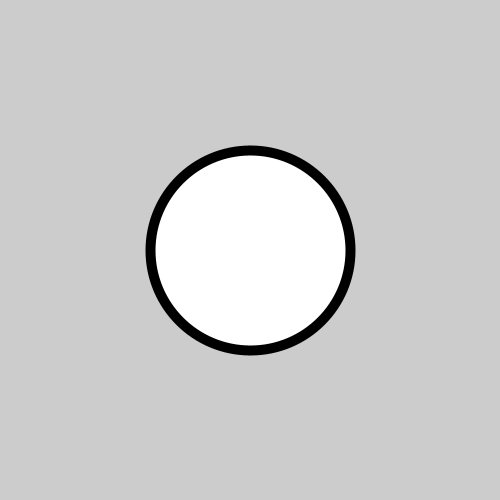
Frame 1 (no input)
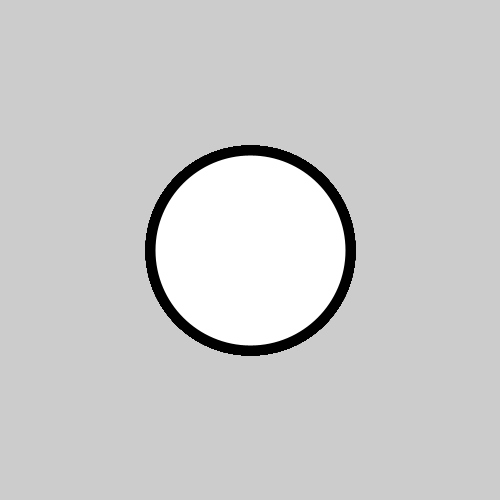
Frame 60 (the mouse pressed at the canvas centre just before this capture)
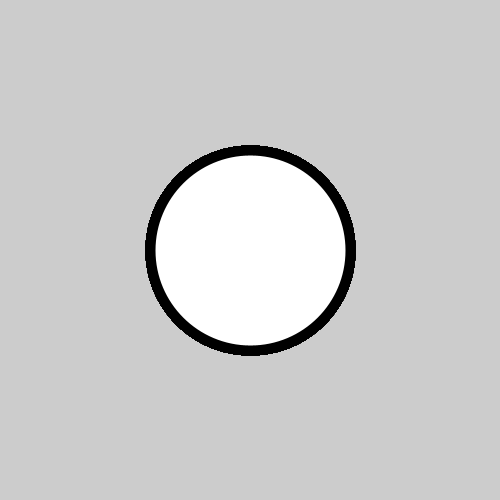
Frame 120 (the mouse held since frame 60 and released just before this capture)

The Processing sketch that drew these frames (run headless with seeded random() and noise(); from frame 60 on, the mouse is pressed at the canvas centre):

// Processing sketch: CRCP1310_05_mouseDragged
// ── CRCP1310_05_mouseDragged.pde
void setup() {
  size(500, 500);
}

void draw() {
  strokeWeight(10);
  ellipse(250, 250, 200, 200);
}

void mouseDragged() {
  stroke(0, mouseX, mouseY);
  strokeWeight(2);
  line(pmouseX, pmouseY, mouseX, mouseY);
}
